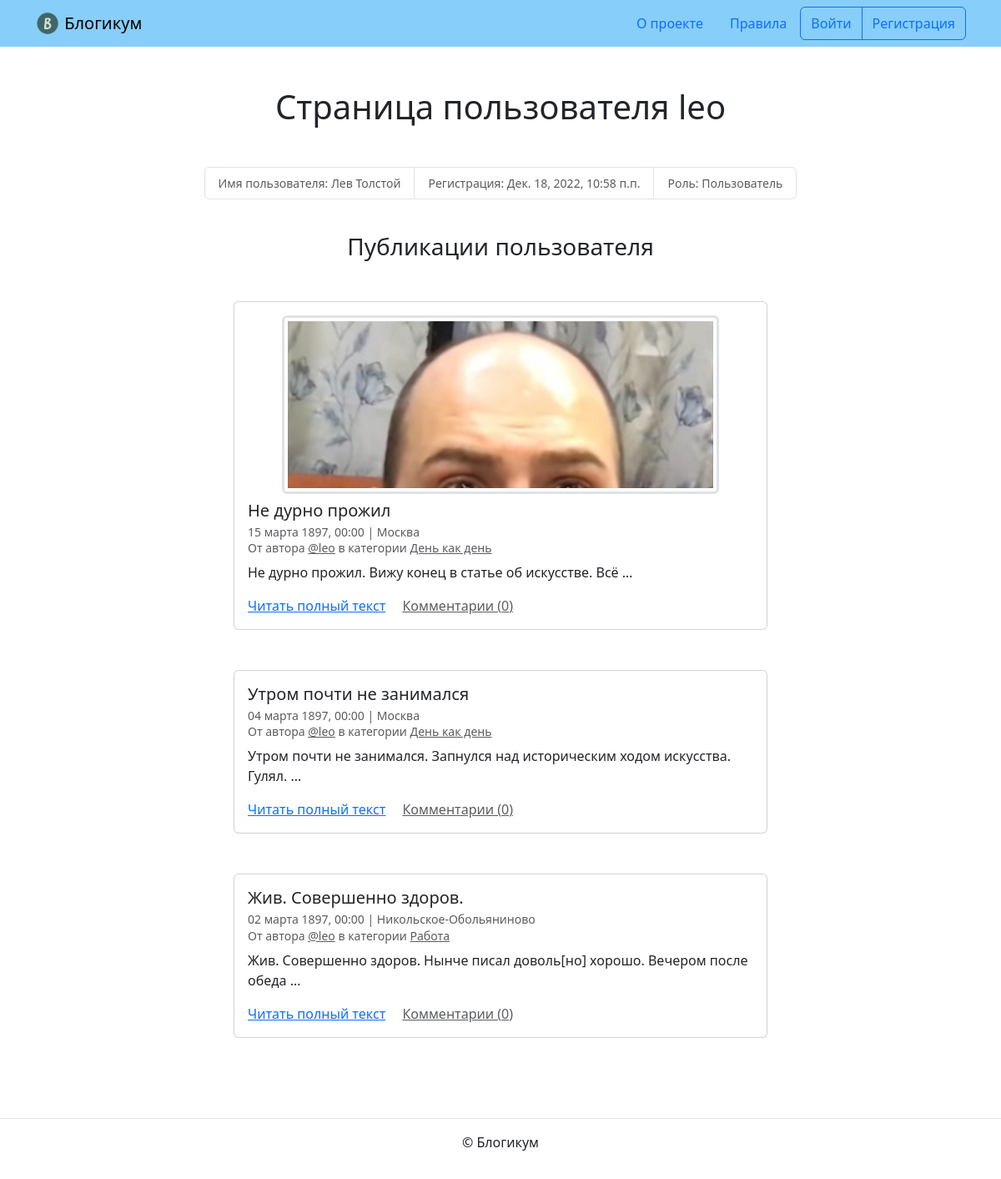
The page /profile/leo/ on the database its author committed.
### blog/models.py (models this page shows, shortened)
class BaseModel(models.Model):
    created_at = models.DateTimeField(
        auto_now_add=True,
        verbose_name='Добавлено'
    )
    is_published = models.BooleanField(
        default=True,
        verbose_name='Опубликовано',
        help_text='Снимите галочку, чтобы скрыть публикацию.'
    )
    class Meta:
        abstract = True

class Post(BaseModel):
    title = models.CharField(max_length=MAX_LENGHT,
                             verbose_name='Заголовок')
    text = models.TextField(verbose_name='Текст')
    pub_date = models.DateTimeField(verbose_name='Дата и '
                                                 'время публикации',
                                    help_text='Если установить дату '
                                              'и время в будущем — '
                                              'можно делать '
                                              'отложенные публикации.')
    author = models.ForeignKey(User,
                               on_delete=models.CASCADE,
                               verbose_name='Автор публикации',)
    location = models.ForeignKey(Location,
                                 on_delete=models.SET_NULL,
                                 null=True,
                                 verbose_name='Местоположение',)
    category = models.ForeignKey(Category,
                                 on_delete=models.SET_NULL,
                                 null=True,
                                 verbose_name='Категория',)
    image = models.ImageField('Фото', upload_to='post_images', blank=True)
    class Meta:
        verbose_name = 'публикация'
        verbose_name_plural = 'Публикации'
        ordering = ('-pub_date', )
        default_related_name = 'posts'

class Location(BaseModel):
    name = models.CharField(max_length=MAX_LENGHT,
                            verbose_name='Название места')
    class Meta:
        verbose_name = 'местоположение'
        verbose_name_plural = 'Местоположения'

class Category(BaseModel):
    title = models.CharField(max_length=MAX_LENGHT,
                             verbose_name='Заголовок')
    description = models.TextField(verbose_name='Описание')
    slug = models.SlugField(unique=True,
                            verbose_name='Идентификатор',
                            help_text='Идентификатор страницы для URL; '
                                      'разрешены символы латиницы, цифры, '
                                      'дефис и подчёркивание.')
    class Meta:
        verbose_name = 'категория'
        verbose_name_plural = 'Категории'

### blog/views.py (the view)
class UserPostsListView(MainPostListView):
    template_name = 'blog/profile.html'
    author = None
    def get_queryset(self):
        username = self.kwargs["username"]
        self.author = get_object_or_404(User, username=username)
        if self.author == self.request.user:
            return post_all_query().filter(author=self.author)
        return super().get_queryset().filter(author=self.author)
    def get_context_data(self, **kwargs):
        context = super().get_context_data(**kwargs)
        context["profile"] = self.author
        return context

### templates/blog/profile.html (shortened to what this page needs)
{% extends "base.html" %}
{% block content %}
  <h1 class="mb-5 text-center ">Страница пользователя {{ profile }}</h1>
  <small>
    <ul class="list-group list-group-horizontal justify-content-center mb-3">
      <li class="list-group-item text-muted">Имя пользователя: {% if profile.get_full_name %}{{ profile.get_full_name }}{% else %}не указано{% endif %}</li>
      <li class="list-group-item text-muted">Регистрация: {{ profile.date_joined }}</li>
      <li class="list-group-item text-muted">Роль: {% if profile.is_staff %}Админ{% else %}Пользователь{% endif %}</li>
    </ul>
  </small>
  <br>
  <h3 class="mb-5 text-center">Публикации пользователя</h3>
  {% for post in page_obj %}
    <article class="mb-5">
      {% include "includes/post_card.html" %}
    </article>
  {% endfor %}
{% endblock %}

### templates/includes/post_card.html (shortened to what this page needs)
<div class="col d-flex justify-content-center">
  <div class="card" style="width: 40rem;">
    <div class="card-body">
      {% if post.image %}
        <a href="{{ post.image.url }}" target="_blank">
          <img class="border-3 rounded img-fluid img-thumbnail mb-2 mx-auto d-block" src="{{ post.image.url }}">
        </a>
      {% endif %}
      <h5 class="card-title">{{ post.title }}</h5>
      <h6 class="card-subtitle mb-2 text-muted">
        <small>
          {{ post.pub_date|date:"d E Y, H:i" }} | {% if post.location and post.location.is_published %}{{ post.location.name }}{% else %}Планета Земля{% endif %}<br>
          От автора <a class="text-muted" href="{% url 'blog:profile' post.author %}">@{{ post.author.username }}</a> в
          категории {% include "includes/category_link.html" %}
        </small>
      </h6>
      <p class="card-text">{{ post.text|truncatewords:10 }}</p>
      <a href="{% url 'blog:post_detail' post.id %}" class="card-link">Читать полный текст</a>
      <a href="{% url 'blog:post_detail' post.id %}" class="card-link text-muted">Комментарии ({{ post.comment_count }})</a>
    </div>
  </div>
</div>

### templates/includes/category_link.html
<a class="text-muted" href="{% url 'blog:category_posts' post.category.slug %}">
  {{ post.category.title }}
</a>

### rows shown on the page
Post: image (picture), title "Не дурно прожил", pub_date "15 марта 1897, 00:00", location.name "Москва", author.username "leo", category "День как день", text "Не дурно прожил. Вижу конец в статье об искусстве. Всё …", comment_count "0"
Post: title "Утром почти не занимался", pub_date "04 марта 1897, 00:00", location.name "Москва", author.username "leo", category "День как день", text "Утром почти не занимался. Запнулся над историческим ходом искусства. Гулял. …", comment_count "0"
Post: title "Жив. Совершенно здоров.", pub_date "02 марта 1897, 00:00", location.name "Никольское-Обольяниново", author.username "leo", category "Работа", text "Жив. Совершенно здоров. Нынче писал доволь[но] хорошо. Вечером после обеда …", comment_count "0"

### other values the page prints
{{ profile }} "leo"
{{ profile.get_full_name }} "Лев Толстой"
{{ profile.date_joined }} "Дек. 18, 2022, 10:58 п.п."
